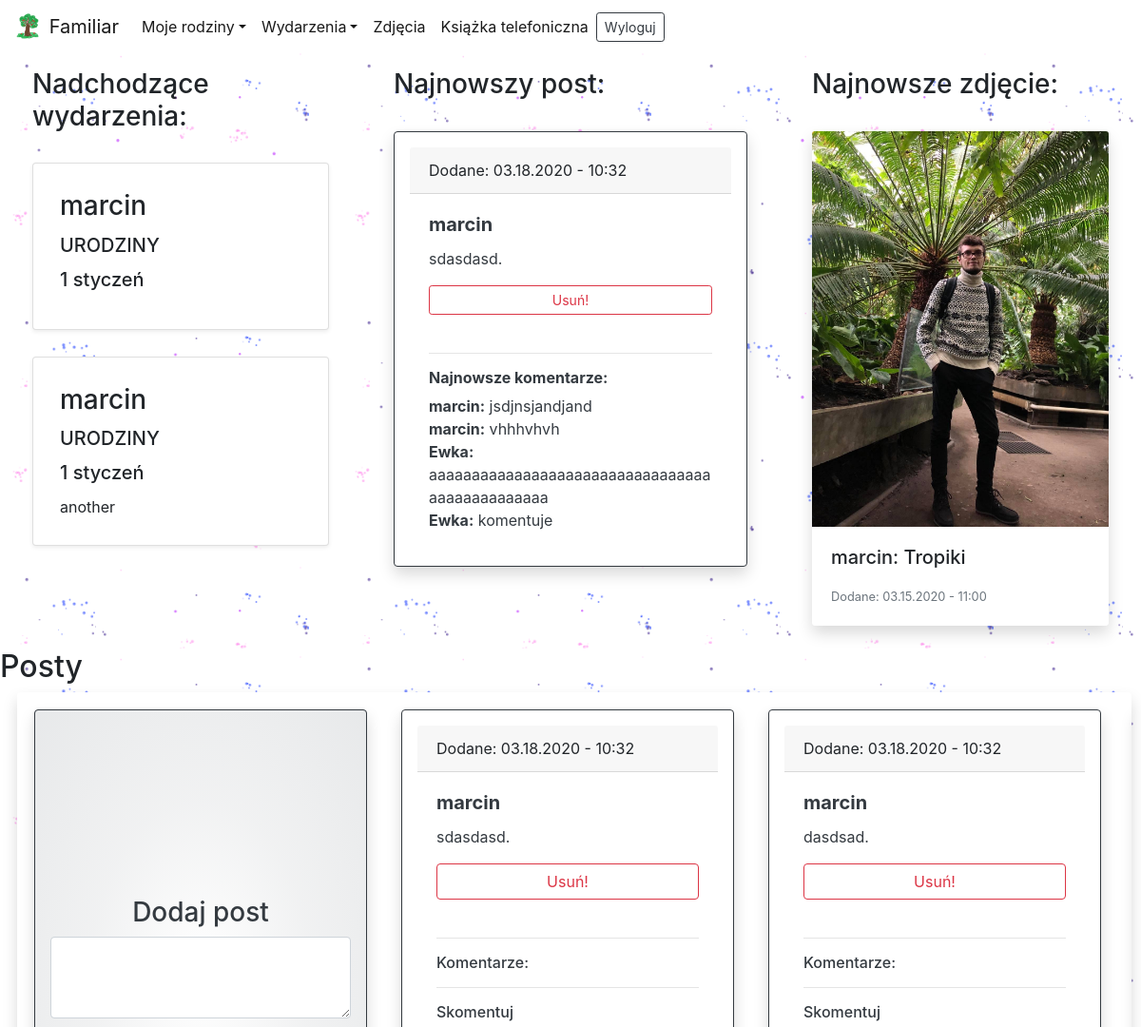
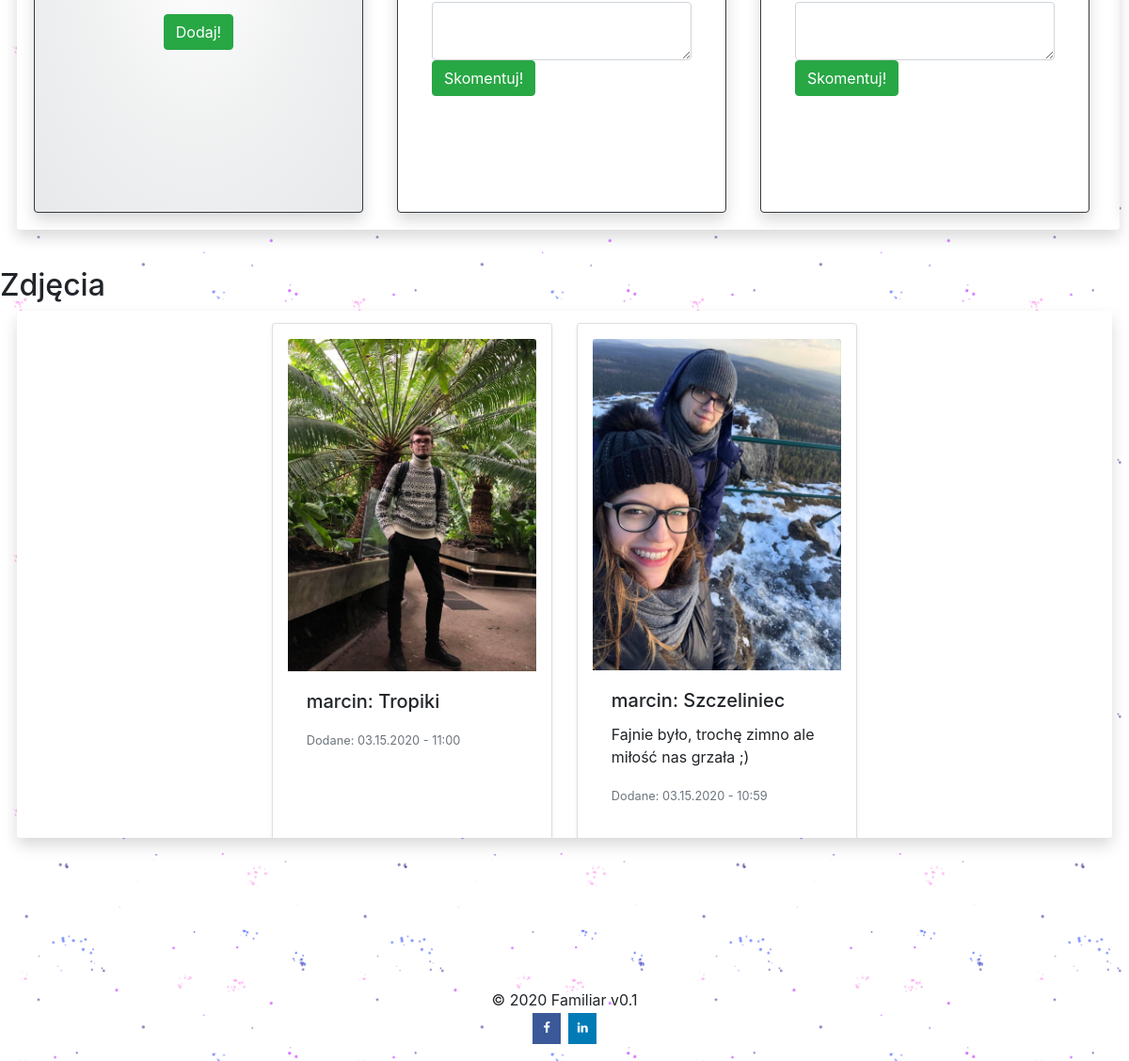
Screenshot of /loggedin/ (signed in) with the database file from the repository (2 pictures, top to bottom).
### logged/models.py (models this page shows, shortened)
class Event(models.Model):
    author = models.CharField(max_length=256, default='None')
    occasion = models.CharField(max_length=64, default='None')
    desc = models.TextField(blank=True)
    day = models.PositiveSmallIntegerField(default=0)
    month = models.PositiveSmallIntegerField(default=0)

class Post(models.Model):
    author = models.CharField(max_length=256, default='None')
    text = models.TextField()
    date = models.DateTimeField(auto_now_add=True)

class Comment(models.Model):
    author = models.CharField(max_length=256, default='None')
    text = models.TextField()
    date = models.DateTimeField(auto_now_add=True)
    post = models.ForeignKey(Post, on_delete=models.CASCADE, default=0)

class Photo(models.Model):
    author = models.CharField(max_length=256, default='None')
    title = models.CharField(max_length=256, default='None', blank=True, help_text='Title, optional')
    desc = models.TextField(blank=True, help_text='Description, optional')
    date = models.DateTimeField(auto_now=True)
    photo = models.ImageField(upload_to = './')

### Authentication/views.py (the view, shortened to what this page needs)
# urls.py: path('loggedin/', Logedin, name='logedin'),
@login_required
def Logedin(request):
    if request.method == 'GET':
        families = Family.objects.filter()
        my_families = [] # families that I belong to
        events = Event.objects.all()# all database events
        members_of_my_families = []
        events_in_my_families = []
        for family in families:
            for member in family.members.all():
                if str(member) == str(request.user.username):
                    my_families.append(family)
        for family in my_families:
            for member in family.members.all():
                members_of_my_families.append(member.member)
        members_of_my_families = list(dict.fromkeys(members_of_my_families))
        for event in events:
            if event.author in members_of_my_families:
                events_in_my_families.append(event)
        events_in_my_families = list(dict.fromkeys(events_in_my_families))
        for event_in_family in events_in_my_families:
            if event_in_family.month < datetime.datetime.now().month:
                event_in_family.this_year = datetime.datetime(datetime.datetime.now().year + 1, event_in_family.month,
                                                              event_in_family.month)
            elif event_in_family.month > datetime.datetime.now().month:
                event_in_family.this_year = datetime.datetime(datetime.datetime.now().year,
                                                              event_in_family.month,
                                                              event_in_family.month)
        sorted_events = sorted(events_in_my_families, key=attrgetter('this_year'))
        two_events = sorted_events.copy()[:2]
        how_much_events = len(sorted_events)
        posts = Post.objects.all().order_by('-date') #all posts
        posts_in_my_families = []
        comments = Comment.objects.all().order_by('-date')
        comments_in_my_families = []
        for post in posts:
            if post.author in members_of_my_families:
                posts_in_my_families.append(post)
        for comment in comments:
            if comment.author in members_of_my_families:
                comments_in_my_families.append(comment)
        posts_in_my_families = list(dict.fromkeys(posts_in_my_families))
        comments_in_my_families = list(dict.fromkeys(comments_in_my_families))
        try:
            latest_post = posts_in_my_families[0]
        except:
            latest_post = None
        photos = Photo.objects.all().order_by('-date')  # all photos
        photos_in_my_families = []
        for photo in photos:
            if photo.author in members_of_my_families:
                photos_in_my_families.append(photo)
        photos_in_my_families = list(dict.fromkeys(photos_in_my_families))
        try:
            latest_photo = photos_in_my_families[0]
        except:
            latest_photo = None;
        return render(request, 'Authentication/loggedin.html',{'my_families':my_families, 'events_in_my_families':sorted_events, 'members_of_my_families':members_of_my_families,'posts_in_my_families':posts_in_my_families,'photos_in_my_families':photos_in_my_families,'comments_in_my_families':comments_in_my_families,'two_events':two_events,'how_much_events':how_much_events,'latest_post':latest_post,'latest_photo':latest_photo})

### Authentication/models.py (called while the page is built)
    def __str__(self):
        return self.member

### Authentication/templatetags/filters.py (called while the page is built)
@register.filter(name='month')
def month(value):
    result = None
    if value == 1:
        result = 'styczeń'
    if value == 2:
        result = 'luty'
    if value == 3:
        result = 'marzec'
    if value == 4:
        result = 'kwiecień'
    if value == 5:
        result = 'maj'
    if value == 6:
        result = 'czerwiec'
    if value == 7:
        result = 'lipiec'
    if value == 8:
        result = 'sierpień'
    if value == 9:
        result = 'wrzesień'
    if value == 10:
        result = 'październik'
    if value == 11:
        result = 'listopad'
    if value == 12:
        result = 'grudzień'
    return result

### Authentication/templates/Authentication/loggedin.html (shortened to what this page needs)
{% extends 'Authentication/base.html' %}
{% load filters %}
{% block content %}
{% load static %}
<nav class="navbar fixed-top navbar-expand-lg navbar-light bg-white" style="border-radius:0 0 10% 10%">
  <div class="collapse navbar-collapse" id="navbarTogglerDemo01">
    <a class="navbar-brand" href="{% url 'logedin' %}">
        <img src="{% static 'Authentication/favicon/android-chrome-192x192.png' %}" width="30" height="30" class="d-inline-block align-top" alt="">
        Familiar
    </a>
    <ul class="navbar-nav mr-auto mt-2 mt-lg-0">
        <li class="nav-item active dropdown">
            <a class="nav-link dropdown-toggle" data-toggle="dropdown" href="#" role="button" aria-haspopup="true" aria-expanded="false">Moje rodziny</a>
          </li>
          <li class="nav-item active dropdown">
            <a class="nav-link dropdown-toggle" data-toggle="dropdown" href="#" role="button" aria-haspopup="true" aria-expanded="false">Wydarzenia</a>
          </li>
          <li class="nav-item active">
            <a class="nav-link" href="{% url 'photos'%}">Zdjęcia</a>
          </li>
          <li class="nav-item active">
            <a class="nav-link" href="{% url 'phonebook'%}">Książka telefoniczna</a>
          </li>
        <form action="{% url 'logoutuser' %}" method="POST" class="form-inline">
            <button type="submit" class="btn btn-sm btn-outline-dark btn-block">Wyloguj</button>
        </form>
    </ul>
  </div>
</nav>
<br><br>
{% if not my_families%}
<br><br><br><br>
<div class="center-form" style="text-align:center;">
<h2>Czas dołączyć do jakiejś rodziny</h2> <br>
<h6>Stwórz jako pierwszy swoją rodzię lub poproś osobę która zaprosiła Cię do Familiara o ID rodziny do której chciałbyś dołączyć.</h6><br><br>
    <a href="{% url 'createfamily'%}" class="btn btn-primary">Stwórz rodzinę</a>
    <a href="{% url 'joinfamily'%}" class="btn btn-primary">Dołącz do istniejące rodziny</a><br>
</div>
{% else %}
<div class="d-flex flex-wrap justify-content-around back-logged" style="background-image: url( {% static 'Authentication/img/doodle5.png' %})">
    {% if two_events %}
    <div id="events" style="width:30vw; padding:2vw; min-width:250px;transition: width 0.5s linear;">
        <h3>Nadchodzące wydarzenia:</h3><br>
        {% for event in two_events %}
            <div class="card shadow-sm p-2 mb-1 bg-white rounded">
              <div class="card-body">
                <h3 class="card-title"> {{ event.author }} </h3>
                <h5 class="card-title"> {{ event.occasion|upper }}</h5>
                <h5 class="card-title"> {{ event.day }} {{event.month|month}}</h5>
                <p class="card-text">{{ event.desc }}</p>
              </div>
            </div>
            <br>
            {% endfor %}
    </div>
    {% endif %}
    {% if latest_post %}
    <div id="latest_post" style="padding:2vw; min-width:400px; max-width:35vw;">
        <h3>Najnowszy post:</h3><br>
            <div class="card border-dark mb-3 shadow p-3 mb-5 bg-white rounded" style="max-width: 25rem;">
              <div class="card-header">Dodane: {{latest_post.date |date:"m.d.Y - h:i"}}</div>
              <div class="card-body text-dark">
                  <h5 class="card-title"><b>{{ latest_post.author }}</b></h5>
                <p class="card-text">{{ latest_post.text }}.</p>
                  {% if latest_post.author == user.username %}
                    <form method="POST">
                       <button type="submit" class="btn btn-outline-danger btn-block btn-sm">Usuń!</button>
                    </form>
                                      <br>
                          {% endif %}
                  <hr>
                  <div style="max-height: 318px; overflow: hidden;">
                  <h6><b>Najnowsze komentarze:</b></h6>
                      {% for comment in comments_in_my_families %}
                        {% if comment.latest_post.pk == post.pk %}
                              <b>{{ comment.author }}:</b> {{ comment.text }}<br>
                        {% endif %}
                      {% endfor %}
                  </div>
             </div>
        </div>
    </div>
    {% endif %}
    {% if latest_photo %}
    <div style="padding:2vw; min-width:300px; max-width:30vw;">
        <h3>Najnowsze zdjęcie:</h3><br>
        <div class="shadow rounded">
                <img class="card-img-top" src="{{ latest_photo.photo.url }}" alt="Card image cap">
                <div class="card-body bg-white rounded">
                  <h5 class="card-title">{{ latest_photo.author }}: {{ latest_photo.title }}</h5>
                  <p class="card-text"><small class="text-muted">Dodane: {{latest_photo.date |date:"m.d.Y - h:i"}}</small></p>
                </div>
        </div>
    </div>
    {% endif %}
    </div>
<div class="d-inline-flex back-logged" style="background-image: url( {% static 'Authentication/img/doodle5.png' %})">
    <div class="" id="posts">
        <div class="d-inline-flex" style="text-align:center;">
            <h2>Posty</h2>
        </div>
        <div>
    <div class="d-inline-flex shadow bg-white rounded scrollbar" style="max-width: 97.7vw; overflow: scroll; overflow-y: hidden; margin-left:1.5%;margin-right:1.5%;">
        <div class="card text-dark bg-secondary border-dark shadow p-3 rounded blacked d-inline-flex justify-content-center" style="max-width: 25rem; margin:1.5vw; min-width: 350px; max-height: 70vh; overflow: auto;text-align:center;">
            <br>
            <form method="POST">
                <h3>Dodaj post</h3>
               <textarea name='send_post' id='send_post' rows="3" cols="50" class="form-control"></textarea><br>
               <button type="submit" class="btn btn-success">Dodaj!</button>
            </form>
        </div>
            {% if posts_in_my_families %}
                {% for post in posts_in_my_families %}
                <div class="card border-dark shadow p-3 bg-white rounded" style="max-width: 25rem; margin:1.5vw; min-width: 350px; max-height: 70vh; overflow: auto">
                  <div class="card-header">Dodane: {{post.date |date:"m.d.Y - h:i"}}</div>
                  <div class="card-body text-dark" >
                      <h5 class="card-title"><b>{{ post.author }}</b></h5>
                    <p class="card-text">{{ post.text }}.</p>
                      {% if post.author == user.username %}
                        <form method="POST">
                           <button type="submit" class="btn btn-outline-danger btn-block">Usuń!</button>
                        </form>
                                                <br>
                              {% endif %}
<hr>
                          <h6>Komentarze:</h6>
                          <form method="POST">
                            <hr>
                           <h6>Skomentuj</h6>
                           <textarea name='comment' id='comment' rows="2" cols="30" class="form-control"></textarea>
                           <button type="submit" class="btn btn-success">Skomentuj!</button>
                        </form>
                  </div>
                </div>
                     {% endfor %}
            {% else %}
            <h2>Nikt z Twoich rodzin nie dodał jeszcze posta, bądź pierwszy!</h2>
            {% endif %}
        </div>
        <div style="margin-top: 5vh">
            <h2>Zdjęcia</h2>
            {% if photos_in_my_families %}
                <div style="max-height:70vh;overflow:scroll;overflow-x: hidden; margin-left:1.5%;margin-right:1.5%;" class="bg-white shadow rounded"t>
                    <div class="row justify-content-md-center">
                        {% for photo in photos_in_my_families %}
                      <div class="card col-sm-3 shadow-sm p-3 mb-5 bg-white rounded" style="margin:0.8em">
                        <img class="card-img-top" src="{{ photo.photo.url }}" alt="Card image cap">
                        <div class="card-body bg-white">
                          <h5 class="card-title">{{ photo.author }}: {{ photo.title }}</h5>
                          <p class="card-text">{{ photo.desc }}</p>
                          <p class="card-text"><small class="text-muted">Dodane: {{photo.date |date:"m.d.Y - h:i"}}</small></p>
                        </div>
                      </div>
                        {% endfor %}
                    </div>
                </div>
            {% endif %}
        </div>
     <br><br><br><br><br>
<footer class="page-footer font-small blue pt-4">
  <div class="footer-copyright text-center py-3">
      © 2020 Familiar v0.1<br>
      <small>
        <a href="https://www.facebook.com/marcin.maniak.9" class="fa fa-facebook"></a>
        <a href="https://www.linkedin.com/in/marcin-maniak-288899164/" class="fa fa-linkedin"></a>
      </small>
  </div>
</footer>
</div>
{% endif %}
{% endblock %}

### Authentication/static/Authentication/css/style.css (style rules this page uses)
.blacked { background: rgba(255,255,255,1); background: -moz-radial-gradient(center, ellipse cover, rgba(255,255,255,1) 0%, rgba(252,252,252,0.92) 47%, rgba(255,255,255,0.84) 100%); background: -webkit-gradient(radial, center center, 0px, center center, 100%, color-stop(0%, rgba(255,255,255,1)), color-stop(47%, rgba(252,252,252,0.92)), color-stop(100%, rgba(255,255,255,0.84))); background: -webkit-radial-gradient(center, ellipse cover, rgba(255,255,255,1) 0%, rgba(252,252,252,0.92) 47%, rgba(255,255,255,0.84) 100%); background: -o-radial-gradient(center, ellipse cover, rgba(255,255,255,1) 0%, rgba(252,252,252,0.92) 47%, rgba(255,255,255,0.84) 100%); background: -ms-radial-gradient(center, ellipse cover, rgba(255,255,255,1) 0%, rgba(252,252,252,0.92) 47%, rgba(255,255,255,0.84) 100%); background: radial-gradient(ellipse at center, rgba(255,255,255,1) 0%, rgba(252,252,252,0.92) 47%, rgba(255,255,255,0.84) 100%); filter: progid:DXImageTransform.Microsoft.gradient( startColorstr='#ffffff', endColorstr='#ffffff', GradientType=1 ); border-radius: 10%; padding:15px; }
.blue { background-color: 5F9EA0; }
.back-logged { background-repeat: repeat; background-size: 30%; }
.fa { padding: 10px; font-size: 5px; width: 30px; text-align: center; text-decoration: none; margin: 2px; }
.fa-facebook { background: #3B5998; color: white; }
.fa-linkedin { background: #007bb5; color: white; }

### Authentication/templates/Authentication/base.html (style rules this page uses)
html { width: 100vw; overflow-x: hidden; }

### rows the page displays
Event: author "marcin", occasion "URODZINY", day "1", month|month "styczeń"
Event: author "marcin", occasion "URODZINY", day "1", month|month "styczeń", desc "another"
Post: date "03.18.2020 - 10:32", author "marcin", text "sdasdasd"
Comment: author "marcin", text "jsdjnsjandjand"
Comment: author "marcin", text "vhhhvhvh"
Comment: author "Ewka", text "aaaaaaaaaaaaaaaaaaaaaaaaaaaaaaaaaaaaaaaaaaaaaaa"
Comment: author "Ewka", text "komentuje"
Photo: photo (picture), author "marcin", title "Tropiki", date "03.15.2020 - 11:00"
Post: date "03.18.2020 - 10:32", author "marcin", text "dasdsad"
Photo: photo (picture), author "marcin", title "Szczeliniec", desc "Fajnie było, trochę zimno ale miłość nas grzała ;)", date "03.15.2020 - 10:59"
